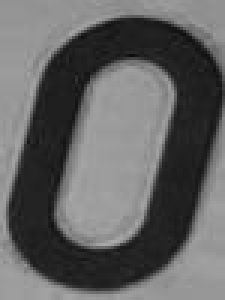
#> input picture dataset/0/aug17598_7.jpg, 75 x 100 px, found by its file name (shown 3 times larger); its folder holds only this picture in this run
$ jupyter execute --allow-errors pruebas_modelo.ipynb
#> lines starting #> are read from the running program, lines starting #| are printed output that depends on the picture; after the words box and inside, x2 and y2 are one past the last pixel; in counts of white or black regions, pixels touching at a corner belong together
### cvlib.py
import cv2 as cv
import matplotlib.pyplot as plt
import numpy as np

#plt.style.use('dark_background')


def imgview(img, size = 8, title = None, filename = None, axis = False):
    """Imprime la imagen a partir de un numpy array.

    Args:
        img (numpy array): contiene la información de la imagen en un formato uint8
        size (int): define el tamaño de impresión de la gráfica
        title (str): título de la imagen
        filename (str): nombre del archivo donde se almacenará la imagen
        axis (bool): bandera para indicar si imprimen los ejes
    """

    f, c = img.shape[0:2]
    fig = plt.figure(figsize=(size, size))
    ax = fig.add_subplot(111)

    # verifica si la imagen está a color o escala de grises
    if len(img.shape) == 3:
        im = ax.imshow(img,extent=None)
    else:
        im = ax.imshow(img,extent=None,cmap='gray',vmin=0,vmax=255)

    # coloca un título
    if title:
        ax.set_title(title,fontsize=14)


    # agrega escala
    if not axis:
        plt.axis('off')
    else:
        ax.grid(c='b')
        ax.xaxis.tick_top()
        ax.xaxis.set_label_position('top')
        ax.set_xlabel('Columns',fontsize=14)
        ax.set_ylabel('Rows',fontsize=14)
        ax.xaxis.label.set_color('b')
        ax.yaxis.label.set_color('b')
        ax.tick_params(axis='x', colors='b',labelsize=14)
        ax.tick_params(axis='y', colors='b',labelsize=14)


    # guarda la imagen
    if filename:
        plt.savefig(filename)


    plt.show()


# [229 lines left out: functions hist, imgcmp, splitrgb, imgeq, not called in this run]

### pruebas_modelo.ipynb
[cell 1]
import numpy as np
import cv2 as cv
import matplotlib.pyplot as plt
import cvlib
import matplotlib.pyplot as plt
from xgboost import XGBClassifier

### Lectura de imágenes

[cell 2]
# Lectura de las imágenes para entranamiento
import os
rootdir = os.getcwd() + "\\dataset"
os.listdir(rootdir)

X = []
y = []


for caracter in os.listdir(rootdir):
    # break
    # print("Caracter:", caracter)
    # print("Path:", rootdir + caracter)

    directorio_caracter = rootdir + "\\" + caracter

    for filename in os.listdir(directorio_caracter):
        # print("Filename", filename)
        # print("Path:", directorio_caracter + "\\" +filename)


        # Lectura de las imágenes
        img_gray = cv.imread(directorio_caracter + "\\" + filename, cv.IMREAD_GRAYSCALE)
#> img_gray is the input picture: shape (100, 75); min 12, max 170, mean 98.5
        imgbin = cv.adaptiveThreshold(img_gray, 255,cv.ADAPTIVE_THRESH_GAUSSIAN_C, cv.THRESH_BINARY_INV,41,5)
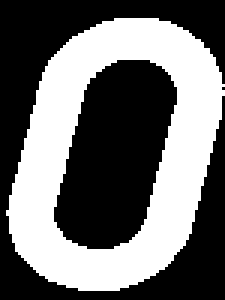
#> imgbin: shape (100, 75) (shown 3 times larger); 42.9% white; 1 white region, box (x1, y1, x2, y2) and area: (2, 6, 75, 97) 3221

        # cvlib.imgview(imgbin)

        X.append(imgbin.flatten())
        y.append(caracter)
#> pass 2 of the loop `for caracter in os.listdir(rootdir):`:
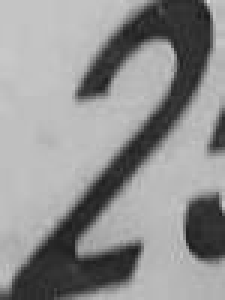
#> input picture dataset/2/aug19514_3.jpg, 75 x 100 px, found by its file name (shown 3 times larger)
#> img_gray is the input picture: shape (100, 75); min 27, max 217, mean 144.4
#> `imgbin = cv.adaptiveThreshold(img_gray, 255,cv.ADAPTIVE_THRESH_GAUSSIA..`:
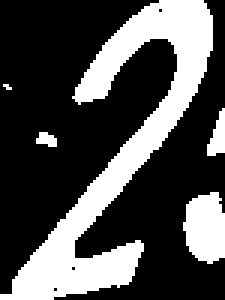
#> imgbin: shape (100, 75) (shown 3 times larger); 30.4% white; 5 white regions (1 under 20 px), largest, box (x1, y1, x2, y2) and area: (0, 0, 71, 100) 1927, (61, 64, 75, 88) 266, (69, 36, 75, 52) 59, (12, 44, 19, 49) 25
#> pass 3 of the loop `for caracter in os.listdir(rootdir):`:
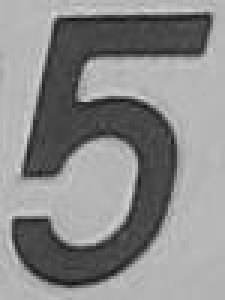
#> input picture dataset/5/aug22957_6.jpg, 75 x 100 px, found by its file name (shown 3 times larger)
#> img_gray is the input picture: shape (100, 75); min 17, max 212, mean 138.2
#> `imgbin = cv.adaptiveThreshold(img_gray, 255,cv.ADAPTIVE_THRESH_GAUSSIA..`:
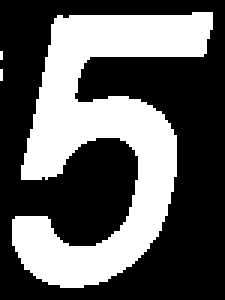
#> imgbin: shape (100, 75) (shown 3 times larger); 37.4% white; 3 white regions (2 under 20 px), largest, box (x1, y1, x2, y2) and area: (4, 4, 71, 96) 2800
#> the loop made 4 passes; the first 3 are shown

## Split de train y test

[cell 3]
np.array(X).shape
#> Out = (4, 7500)

[cell 4]
# Label Encoder

from sklearn.preprocessing import LabelEncoder
label = LabelEncoder()
y2 = label.fit_transform(y)

[cell 5]
# print(np.unique(y2))
# print(label.inverse_transform(np.unique(y2)))

[cell 6]
from sklearn.model_selection import train_test_split

X_train, X_val, y_train, y_val = train_test_split(X, y2, test_size=.25, random_state=200)

## Entrenamiento del modelo

#> (a cell that did not finish here is left out)

#> (a cell that did not finish here is left out)

#> (a cell that did not finish here is left out)

[cell 10]
from sklearn.metrics import accuracy_score

#> (the rest of this cell did not finish here and is left out)

[cell 11]
from sklearn.metrics import classification_report

#> (the rest of this cell did not finish here and is left out)

## Preservación del modelo

[cell 12]
from joblib import dump
#> (the rest of this cell did not finish here and is left out)

[cell 13]
from joblib import load
#> (the rest of this cell did not finish here and is left out)

## Pruebas

[cell 14]
im_gray = cv.imread("imagenes/caracter4.png", cv.IMREAD_GRAYSCALE)
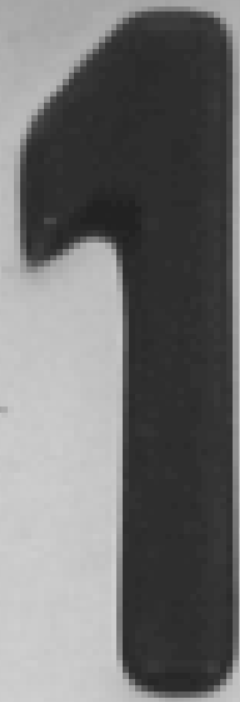
#> input picture imagenes/caracter4.png, 240 x 702 px
#> im_gray is the input picture: shape (702, 240); min 34, max 208, mean 112.1

print(im_gray.shape)
#| (702, 240)
cvlib.imgview(im_gray)

[cell 15]
imgbin = cv.adaptiveThreshold(im_gray, 255,cv.ADAPTIVE_THRESH_GAUSSIAN_C, cv.THRESH_BINARY_INV,201,5)
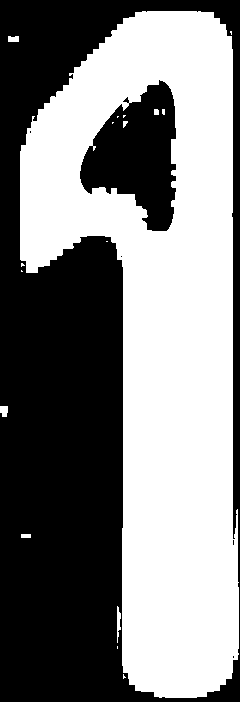
#> imgbin: shape (702, 240); 50.4% white; 6 black regions (4 under 20 px), largest, box (x1, y1, x2, y2) and area: (0, 0, 240, 702) 74831, (80, 80, 176, 231) 8691

imgbin = np.pad(imgbin, 20, 'constant', constant_values=0)
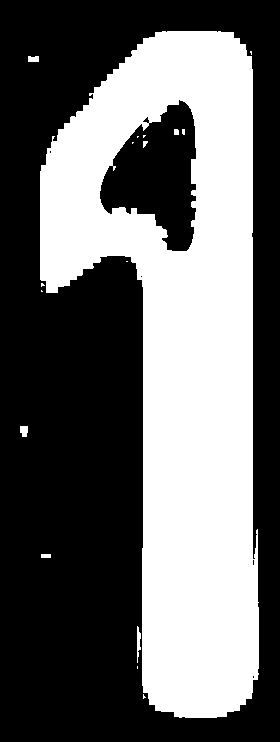
#> imgbin: shape (742, 280); 40.9% white; 17 white regions (10 under 20 px), largest, box (x1, y1, x2, y2) and area: (40, 31, 259, 718) 84564, (137, 626, 141, 663) 93, (20, 426, 28, 437) 76

imgbin = cv.resize(imgbin, (75, 100), interpolation = cv.INTER_AREA)
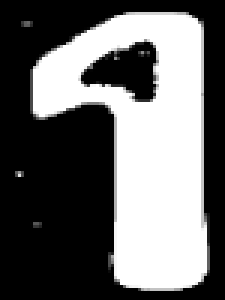
#> imgbin: shape (100, 75) (shown 3 times larger); min 0, max 255, mean 104.3

print(imgbin.shape)
#| (100, 75)
cvlib.imgview(imgbin)

[cell 16]
im_prueba = imgbin.flatten()
#> im_prueba = 7500 values, max 255 at index 415, min 0 at index 0, mean 104.3

im_prueba.shape
#> Out = (7500,)
